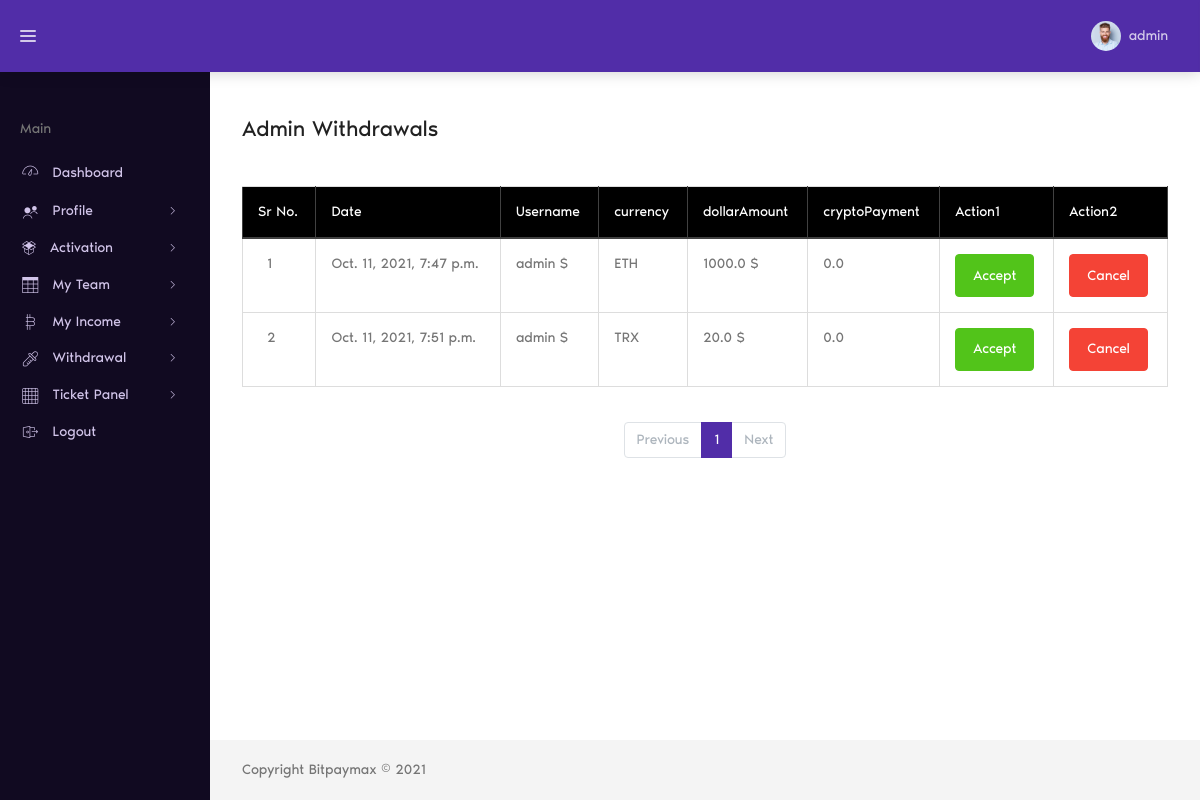
The page /profile/admin-withdrawal/ (signed in) on the database its author committed.
### account/models.py (models this page shows, shortened)
class Account(AbstractBaseUser):
	email 					= models.EmailField(verbose_name="email", max_length=60, unique=False,blank=True,null=True)
	username 				= models.CharField(max_length=30, unique=True)
	date_joined				= models.DateTimeField(verbose_name='date joined', auto_now_add=True)
	date_active				= models.DateTimeField(verbose_name='date active',null=True,blank=True)
	last_login				= models.DateTimeField(verbose_name='last login', auto_now=True)
	is_admin				= models.BooleanField(default=False)
	is_active				= models.BooleanField(default=True)
	is_active1              = models.BooleanField(default=False)
	is_staff				= models.BooleanField(default=False)
	is_superuser			= models.BooleanField(default=False)
	total_level_income      = models.FloatField(default=0)
	withdrawal_amount       = models.FloatField(default=0)
	total_roi_income        = models.FloatField(default=0)
	activation_amount       = models.FloatField(default=0)
	available_amount		= models.FloatField(default=0)
	first_name				= models.CharField(max_length=30, unique=False,blank=True,null=True)
	last_name				= models.CharField(max_length=30, unique=False,blank=True,null=True)
	sponsor  				= models.ForeignKey('self',on_delete=models.SET_NULL,blank=True,null=True)
	txn_password            = models.CharField(max_length=30,null=False)
	phon_no                 = models.CharField(max_length=12,blank=True,null=True)
	address                 = models.CharField(max_length=200,blank=True,null=True)
	dob				        = models.DateTimeField(verbose_name='date of birth', null=True, blank=True)
	state					= models.CharField(max_length=100,blank=True,null=True)
	city 					= models.CharField(max_length=50,blank=True,null=True)
	zip_code				= models.CharField(max_length=6,blank=True,null=True)
	profile_pic 			= models.ImageField(default="default.jpg", upload_to="profile_pics",null=True,blank=True)
	password1               = models.CharField(max_length=30,null=True,blank=True)
	packages                = models.ManyToManyField(Package)
	supper_packages         = models.ManyToManyField(Package, related_name="super_pack")
	total_income            = models.PositiveIntegerField(default=0)
	is_able_for_income      = models.BooleanField(default=False)
	USERNAME_FIELD = 'username'
	REQUIRED_FIELDS = ['email']
	objects = MyAccountManager()

### profile_app/models.py (models this page shows)
class Withdrawal(models.Model):
    withdrawType =(
        ('INR', "Indian Rupees"),
        ('TRX', "Tron Currency"),
        ('ETH', "Etherium Currency"),
        ('BTC', "Bitcoin Currency")
    )
    user = models.ForeignKey("account.Account", on_delete=CASCADE, related_name="withdraw_user")
    currency = models.CharField(choices=withdrawType, max_length=10)
    address = models.CharField(default="", max_length=50)
    status = models.BooleanField(default=False)
    dollarAmount = models.FloatField(default=0)
    cryptoPayment = models.FloatField(default=0)
    createdOn = models.DateTimeField(auto_now_add=True)
    note = models.CharField(max_length=300,default="")
    check = models.BooleanField(default=False)
    def __str__(self):
        return self.user.username

### profile_app/views.py (the view)
# urls.py: path('admin-withdrawal/', views.adminWithdrawal, name="adminwithdrawal"),
def adminWithdrawal(request):
    user = request.user
    if user.is_superuser:
        directUsers = Withdrawal.objects.filter(check=False).order_by('createdOn')
        print(directUsers)
        page = request.GET.get('page', 1)
        paginator = Paginator(directUsers, 10)
        try:
            users = paginator.page(page)
        except PageNotAnInteger:
            users = paginator.page(1)
        except EmptyPage:
            users = paginator.page(paginator.num_pages)
    else:
        users = []
    d = {
        'users':users,
        }
    return render(request,'adminwithdrawal.html',d)

### profile_app/templates/adminwithdrawal.html (shortened to what this page needs)
{% extends "base.html" %}
{% load static %}
{% block content %}
<div class="dt-content-wrapper">
    <div class="dt-content">
        <div class="dt-page__header">
            <h1 class="dt-page__title">Admin Withdrawals</h1>
        </div>
        <div class="table-responsive">
            <table id="example" style="width:100%" class="table table-bordered">
                <thead class="thead-dark">
                    <tr>
                        <th>Sr No.</th>
                        <th>Date</th>
                        <th>Username</th>
                        <th>currency</th>
                        <th>dollarAmount</th>
                        <th>cryptoPayment</th>
                        <th>Action1</th>
                        <th>Action2</th>
                    </tr>
                </thead>
                <tbody>
                    {% for user in users %}
                    <tr>
                        <td>{{ forloop.counter }}</td>
                        <td>{{ user.createdOn }}</td>
                        <td>{{ user.user.username }} $</td>
                        <td>{{ user.currency }} </td>
                        <td>{{ user.dollarAmount }} $</td>
                        <td>{{ user.cryptoPayment }} </td>
                        <td><button type="button" onclick="location.href='/profile/admin-withdrawal/accept/{{ user.id }}'" class="btn btn-success">Accept</button></td>
                        <td><button type="button" onclick="location.href='/profile/admin-withdrawal/cancel/{{user.id }}'" class="btn btn-danger">Cancel</button></td>
                    </tr>
                    {% endfor %}
                </tbody>
            </table><br>
            <center>
            <nav aria-label="Page navigation example">
                <ul class="pagination justify-content-center">
                    {% if users.has_previous %}
                    <li class="page-item">
                        <a class="page-link" href="?page={{ users.previous_page_number }}">Previous</a>
                    </li>
                    {% else %}
                    <li class="page-item disabled">
                        <a class="page-link" href="#" tabindex="-1" aria-disabled="true">Previous</a>
                    </li>
                    {% endif %}
                    {% for i in users.paginator.page_range %}
                    {% if users.number == i %}
                    <li class="page-item active" aria-current="page">
                        <span class="page-link">
                            {{ i }}
                        </span>
                    </li>
                    {% elif i > users.number|add:'-5' and i < users.number|add:'5' %} <li class="page-item"><a
                            class="page-link" href="?page={{ i }}">{{ i }}</a></li>
                        {% endif %}
                        {% endfor %}
                        {% if users.has_next %}
                        <li class="page-item">
                            <a class="page-link" href="?page={{ users.next_page_number }}">Next</a>
                        </li>
                        {% else %}
                        <li class="page-item disabled">
                            <a class="page-link" href="#" tabindex="-1" aria-disabled="true">Next</a>
                        </li>
                        {% endif %}
                </ul>
            </nav></center><br>
        </div>
    </div>
    <footer class="dt-footer">
        Copyright Bitpaymax © 2021
    </footer>
</div>
{% endblock content %}

### profile_app/templates/base.html (shortened to what this page needs)
{% load static %}
<!DOCTYPE html>
<html lang="en">
<head>
    <link href="https://cdn.jsdelivr.net/npm/bootstrap@5.1.1/dist/css/bootstrap.min.css" rel="stylesheet"
>
    <link rel="stylesheet" href="{% static 'assets/fonts/noir-pro/styles.css' %}">
    <link rel="stylesheet" href="{% static 'plugins/flag-icon-css/css/flag-icon.min.css' %}">
    <link rel="stylesheet" href="{% static 'assets/vendor/gaxon-icon/styles.css' %}">
    <link rel="stylesheet" href="{% static 'plugins/perfect-scrollbar/css/perfect-scrollbar.css' %}">
    <link rel="stylesheet" type="text/css" href="{% static 'plugins/chartist/css/chartist.min.css' %}" media="all" />
    <link rel="stylesheet" type="text/css" href="{% static 'assets/css/default/theme-dark.min.css' %}">
</head>
<body class="dt-layout--default dt-sidebar--fixed dt-header--fixed">
    <div class="dt-root">
        <div class="dt-root__inner">
            <header class="dt-header">
                <div class="dt-header__container">
                    <div class="dt-brand">
                        <div class="dt-brand__tool" data-toggle="main-sidebar">
                            <div class="hamburger-inner"></div>
                        </div>
                    </div>
                    <div class="dt-header__toolbar">
                        <div class="dt-nav-wrapper">
                            <ul class="dt-nav">
                                <li class="dt-nav__item dropdown">
                                    <a href="#" class="dt-nav__link dropdown-toggle no-arrow dt-avatar-wrapper"
                                        data-toggle="dropdown" aria-haspopup="true" aria-expanded="false">
                                        <img class="dt-avatar size-30"
                                            src="{% static 'assets/images/user-avatar/domnic-harris.jpg' %}"
                                            alt="Domnic Harris">
                                        <span class="dt-avatar-info d-none d-sm-block">
                                            <span class="dt-avatar-name">{{ user.username }}</span>
                                        </span> </a>
                                </li>
                            </ul>
                        </div>
                    </div>
                </div>
            </header>
            <main class="dt-main">
                <aside id="main-sidebar" class="dt-sidebar">
                    <div class="dt-sidebar__container">
                        <ul class="dt-side-nav">
                            <li class="dt-side-nav__item dt-side-nav__header">
                                <span class="dt-side-nav__text">main</span>
                            </li>
                            <li class="dt-side-nav__item">
                                <a href="{% url 'profile' %}" class="dt-side-nav__link">
                                    <i class="icon-lgicon icon-dashboard icon-fw icon-lg"></i>
                                    <span class="dt-side-nav__text">Dashboard</span>
                                </a>
                            </li>
                            <li class="dt-side-nav__item">
                                <a href="javascript:void(0)" class="dt-side-nav__link dt-side-nav__arrow"
                                    title="Widgets">
                                    <i class="icon icon-contacts-app icon-fw icon-lg"></i>
                                    <span class="dt-side-nav__text">Profile</span>
                                </a>
                            </li>
                            <li class="dt-side-nav__item">
                                <a href="javascript:void(0)" class="dt-side-nav__link dt-side-nav__arrow">
                                    <i class="icon icon-metrics icon-fw"></i>
                                    <span class="dt-side-nav__text">Activation</span>
                                </a>
                            </li>
                            <li class="dt-side-nav__item">
                                <a href="javascript:void(0)" class="dt-side-nav__link dt-side-nav__arrow">
                                    <i class="icon icon-tables icon-fw icon-lg"></i>
                                    <span class="dt-side-nav__text">My Team</span>
                                </a>
                            </li>
                            <li class="dt-side-nav__item">
                                <a href="javascript:void(0)" class="dt-side-nav__link dt-side-nav__arrow">
                                    <i class="icon icon-crypto icon-fw icon-lg"></i>
                                    <span class="dt-side-nav__text">My Income</span>
                                </a>
                            </li>
                            {% if user.is_superuser %}
                            <li class="dt-side-nav__item">
                                <a href="javascript:void(0)" class="dt-side-nav__link dt-side-nav__arrow">
                                    <i class="icon icon-pickers icon-fw icon-lg"></i>
                                    <span class="dt-side-nav__text">Withdrawal</span>
                                </a>
                            </li>
                            {% endif%}
                            <li class="dt-side-nav__item">
                                <a href="javascript:void(0)" class="dt-side-nav__link dt-side-nav__arrow">
                                    <i class="icon icon-grid icon-fw icon-lg"></i>
                                    <span class="dt-side-nav__text">Ticket Panel</span>
                                </a>
                            </li>
                            <li class="dt-side-nav__item">
                                <a href="{% url 'logout' %}?next={% url 'index' %}" class="dt-side-nav__link" title="Layouts">
                                    <i class="icon icon-login-page icon-fw icon-lg"></i>
                                    <span class="dt-side-nav__text">Logout</span>
                                </a>
                            </li>
                        </ul>
                    </div>
                </aside>
                {% block content %}
                {% endblock content %}
            </main>
        </div>
    </div>
</body>
</html>

### rows shown on the page
Account: username "admin"
Withdrawal: createdOn "Oct. 11, 2021, 7:47 p.m.", user.username "admin", currency "ETH", dollarAmount "1000.0", cryptoPayment "0.0"
Withdrawal: createdOn "Oct. 11, 2021, 7:51 p.m.", user.username "admin", currency "TRX", dollarAmount "20.0", cryptoPayment "0.0"

### other values the page prints
{{ i }} "1"
